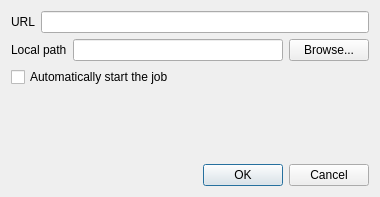
<ui version="4.0" >
 <class>JobAdderDialog</class>
 <widget class="QDialog" name="JobAdderDialog" >
  <property name="geometry" >
   <rect>
    <x>0</x>
    <y>0</y>
    <width>380</width>
    <height>197</height>
   </rect>
  </property>
  <property name="windowTitle" >
   <string>Add a job</string>
  </property>
  <layout class="QVBoxLayout" >
   <item>
    <layout class="QHBoxLayout" >
     <item>
      <widget class="QLabel" name="URLLabel_" >
       <property name="text" >
        <string>URL</string>
       </property>
      </widget>
     </item>
     <item>
      <widget class="QLineEdit" name="URL_" />
     </item>
    </layout>
   </item>
   <item>
    <layout class="QHBoxLayout" >
     <item>
      <widget class="QLabel" name="LocalLabel_" >
       <property name="text" >
        <string>Local path</string>
       </property>
      </widget>
     </item>
     <item>
      <widget class="QLineEdit" name="LocalName_" />
     </item>
     <item>
      <widget class="QPushButton" name="BrowseButton_" >
       <property name="text" >
        <string>Browse...</string>
       </property>
      </widget>
     </item>
    </layout>
   </item>
   <item>
    <widget class="QCheckBox" name="Autostart_" >
     <property name="text" >
      <string>Automatically start the job</string>
     </property>
    </widget>
   </item>
   <item>
    <spacer>
     <property name="orientation" >
      <enum>Qt::Vertical</enum>
     </property>
     <property name="sizeHint" >
      <size>
       <width>20</width>
       <height>40</height>
      </size>
     </property>
    </spacer>
   </item>
   <item>
    <widget class="QDialogButtonBox" name="buttonBox" >
     <property name="orientation" >
      <enum>Qt::Horizontal</enum>
     </property>
     <property name="standardButtons" >
      <set>QDialogButtonBox::Cancel|QDialogButtonBox::NoButton|QDialogButtonBox::Ok</set>
     </property>
    </widget>
   </item>
  </layout>
 </widget>
 <resources/>
 <connections>
  <connection>
   <sender>buttonBox</sender>
   <signal>accepted()</signal>
   <receiver>JobAdderDialog</receiver>
   <slot>accept()</slot>
   <hints>
    <hint type="sourcelabel" >
     <x>248</x>
     <y>254</y>
    </hint>
    <hint type="destinationlabel" >
     <x>157</x>
     <y>274</y>
    </hint>
   </hints>
  </connection>
  <connection>
   <sender>buttonBox</sender>
   <signal>rejected()</signal>
   <receiver>JobAdderDialog</receiver>
   <slot>reject()</slot>
   <hints>
    <hint type="sourcelabel" >
     <x>316</x>
     <y>260</y>
    </hint>
    <hint type="destinationlabel" >
     <x>286</x>
     <y>274</y>
    </hint>
   </hints>
  </connection>
 </connections>
</ui>
